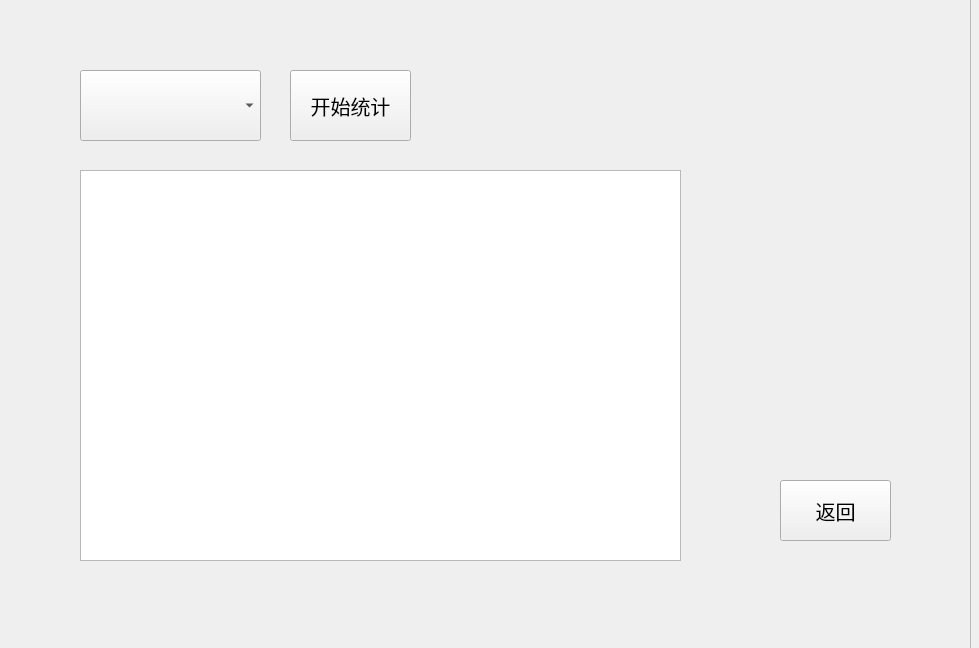
<?xml version="1.0" encoding="UTF-8"?>
<ui version="4.0">
 <class>xltj</class>
 <widget class="QWidget" name="xltj">
  <property name="geometry">
   <rect>
    <x>0</x>
    <y>0</y>
    <width>979</width>
    <height>648</height>
   </rect>
  </property>
  <property name="windowTitle">
   <string>Form</string>
  </property>
  <widget class="QComboBox" name="xlcomboBox">
   <property name="geometry">
    <rect>
     <x>80</x>
     <y>70</y>
     <width>181</width>
     <height>71</height>
    </rect>
   </property>
  </widget>
  <widget class="QPushButton" name="returnButton">
   <property name="geometry">
    <rect>
     <x>780</x>
     <y>480</y>
     <width>111</width>
     <height>61</height>
    </rect>
   </property>
   <property name="font">
    <font>
     <family>汉仪秦川飞影W</family>
     <pointsize>15</pointsize>
    </font>
   </property>
   <property name="text">
    <string>返回</string>
   </property>
  </widget>
  <widget class="QPushButton" name="tjtButton">
   <property name="geometry">
    <rect>
     <x>290</x>
     <y>70</y>
     <width>121</width>
     <height>71</height>
    </rect>
   </property>
   <property name="font">
    <font>
     <family>汉仪秦川飞影W</family>
     <pointsize>15</pointsize>
    </font>
   </property>
   <property name="text">
    <string>开始统计</string>
   </property>
  </widget>
  <widget class="QTableWidget" name="ttableWidget">
   <property name="geometry">
    <rect>
     <x>80</x>
     <y>170</y>
     <width>601</width>
     <height>391</height>
    </rect>
   </property>
  </widget>
  <widget class="QFrame" name="frame">
   <property name="geometry">
    <rect>
     <x>-10</x>
     <y>-80</y>
     <width>981</width>
     <height>731</height>
    </rect>
   </property>
   <property name="styleSheet">
    <string notr="true">#frame{
    background-image:url(:/new/prefix2/others/end.jpg)
}</string>
   </property>
   <property name="frameShape">
    <enum>QFrame::StyledPanel</enum>
   </property>
   <property name="frameShadow">
    <enum>QFrame::Raised</enum>
   </property>
  </widget>
  <zorder>frame</zorder>
  <zorder>xlcomboBox</zorder>
  <zorder>returnButton</zorder>
  <zorder>tjtButton</zorder>
  <zorder>ttableWidget</zorder>
 </widget>
 <resources/>
 <connections/>
</ui>
